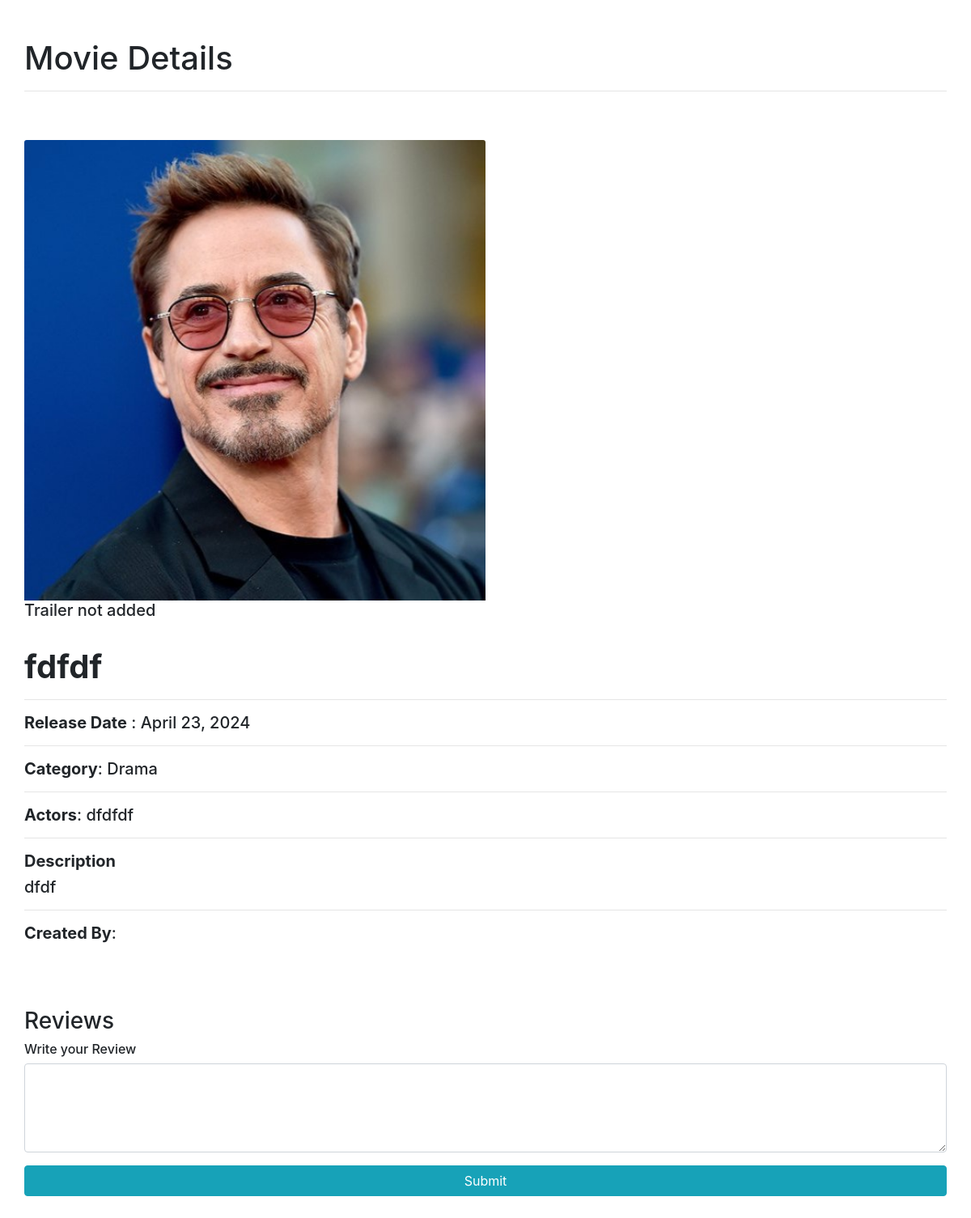
The app's page /movie_details/53/ with its own data.
### movie/models.py (models this page shows)
class Movies(models.Model):
    title = models.CharField(max_length=255)
    description = models.TextField()
    actors = models.CharField(max_length=255)
    category = models.CharField(max_length=255)
    genre = models.CharField(max_length=255)
    status = models.BooleanField(default=True)
    release = models.DateField(auto_now_add=True)
    created_by = models.IntegerField()
    created_at = models.DateField(auto_now_add=True)
    updated_at = models.DateField(auto_now=True)
    poster = models.ImageField(null=True, blank=True, upload_to="images/")
    trailer = models.CharField(null=True, blank=True, max_length=255)

### movie/views.py (the view)
# urls.py: path('movie_details/<int:movie_id>/', views.movie_details, name='movie_details'),
def movie_details(request, movie_id):
    user_id = request.session.get('user_id')
    user = Users.objects.filter(id=user_id).first()
    reviews = Reviews.objects.filter(movie=movie_id)
    data = Movies.objects.filter(id=movie_id)
    return render(request, 'movie_details.html', {'movie': data, 'user':user, 'reviews':reviews})

### templates/movie_details.html (shortened to what this page needs)
<!DOCTYPE html>
{% load static %}
<html>
  <head>
    <link rel="stylesheet" href="" />
    <link rel="stylesheet" href="{% static 'styles/css/create_movie.css' %}" />
    <link rel="stylesheet" href="{% static 'styles/css/login.css' %}" />
    <link
      rel="stylesheet"
      type="text/css"
      href="{% static 'styles/bootstrap4/bootstrap.min.css' %}"
    />
  </head>
  <body>
    {% for val in movie %}
    <br />
    <br />
    <div class="container">
      <h1>Movie Details</h1>
      <hr />
      <br />
      <img
        class="card-img-top movie-list-img"
        src="{{ val.poster.url }}"
        style="height: 20%; width: 50%"
        alt="Poster not available"
        class="movie-list-img2"
      />
      {% if val.trailer %}
      <br />
      <div>
        <iframe
          width="560"
          height="315"
          src="https://www.youtube.com/embed/{{ val.trailer }}"
          frameborder="0"
          allowfullscreen
        ></iframe>
      </div>
      {% else %}
      <br />
      <h5>Trailer not added</h5>
      {% endif %}
      <br />
      <h1><b>{{ val.title }}</b></h1>
      <hr />
      <h5><b>Release Date</b> : {{ val.release }}</h5>
      <hr />
      <h5><b>Category</b>: {{ val.category }}</h5>
      <hr />
      <h5><b>Actors</b>: {{ val.actors }}</h5>
      <hr />
      <h5><b>Description</b></h5>
      <h5>{{ val.description }}</h5>
      <hr />
      <h5><b>Created By</b>: {{ user.first_name }} {{ user.last_name }}</h5>
      <br />
      <br />
      <br />
      <h3>Reviews</h3>
      <h6>Write your Review</h6>
      <form
        method="POST"
        action="{% url 'create_review' movie_id=val.id %}"
        enctype="multypart/form-data"
      >
        <div class="form-group">
          <textarea
            required
            class="form-control"
            id="description"
            name="description"
            rows="4"
          ></textarea>
        </div>
        <button type="submit" class="btn btn-info reg-btn">Submit</button>
      </form>
    </div>
    {% endfor %}
    <br />
    <br />
  </body>
</html>

### static/styles/css/create_movie.css (style rules this page uses)
.movie-list-img { height: 250px; background-size: contain; }

### static/styles/css/login.css (style rules this page uses)
.reg-btn { width: 100%; }

### records on screen
Movies: poster (picture), shows "Trailer not added", title "fdfdf", release "April 23, 2024", category "Drama", actors "dfdfdf", description "dfdf"
